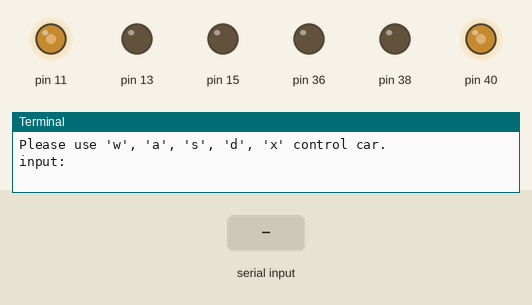
This program was run on a simulated Raspberry Pi (header pin numbers). Shown: output pins drawn as LEDs (lit = HIGH), the last lines printed to the terminal. The inputs (shaded band) are chosen by the test bench.

Above: at 1.2 s.
1.3 s: "w" typed at the terminal
At 1.6 s:
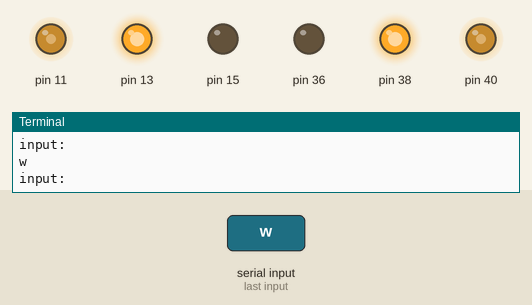
2.8 s: "a" typed at the terminal
At 4.0 s:
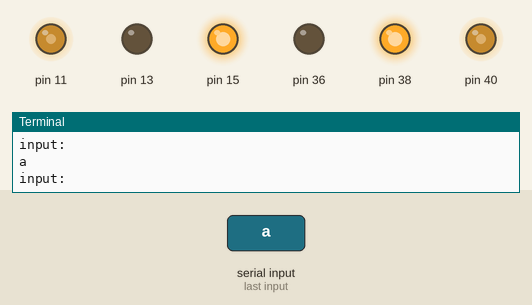
4.3 s: "d" typed at the terminal
At 5.1 s:
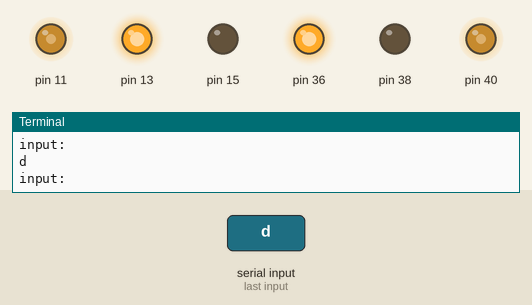
5.8 s: "x" typed at the terminal
At 6.3 s:
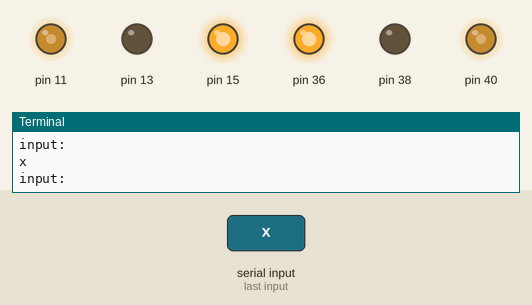
Timing chart, 0 to 8.3 s (numbered marks = the images above; inputs shaded):
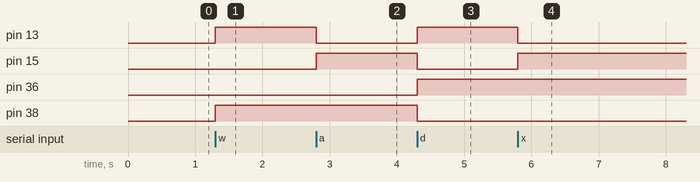

The program:

picar.py
```python
#!/usr/bin/python
# -*- coding: utf-8 -*-

import RPi.GPIO as GPIO
import time


# 车轮控制类
class PiWheel(object):
    # 控制并联的一组轮子使用3个GPIO端口：IN1,IN2,EN
    def __init__(self, in1, in2, en):
        self.in1 = in1
        self.in2 = in2
        self.en = en
        # 初始化将使用的GPIO端口都设为输出
        GPIO.setup(in1, GPIO.OUT)
        GPIO.setup(in2, GPIO.OUT)
        GPIO.setup(en, GPIO.OUT)

    def clean(self):
        # 检查是否调速
        if 1 == self.ispwm:
            self.p.stop()
        # 释放GPIO端口资源
        GPIO.cleanup(self.in1)
        GPIO.cleanup(self.in2)
        GPIO.cleanup(self.en)

    # 设置车轮速度
    # ispwm设为1表示开启调速，为0表示全速运行，调速使用的参数频率（frequency）和占空比（dutycycle）
    def setSpeed(self, ispwm, frequency = 20, dutycycle = 80):
        self.ispwm = ispwm
        self.frequency = frequency
        self.dutycycle = dutycycle
        # 检查是否调速
        if 1 == ispwm:
            self.p = GPIO.PWM(self.en, frequency)
            self.p.start(dutycycle)
        elif 0 == ispwm:
            GPIO.output(self.en, GPIO.HIGH)
        else:
            print "Invalid parameter ispwm " + ispwm

    # 开启调速时可用
    def changeSpeed(self, frequency, dutycycle):
        if 1 == self.ispwm:
            self.frequency = frequency
            self.dutycycle = dutycycle
            self.p.ChangeFrequency(frequency)
            self.p.ChangeDutyCycle(dutycycle)

    # 前进
    def forward(self):
        GPIO.output(self.in1, GPIO.HIGH)
        GPIO.output(self.in2, GPIO.LOW)

    # 后退
    def backward(self):
        GPIO.output(self.in1, GPIO.LOW)
        GPIO.output(self.in2, GPIO.HIGH)

    # 停止
    def stop(self):
        GPIO.output(self.in1, GPIO.LOW)
        GPIO.output(self.in2, GPIO.LOW)


# 小车控制类
class PiCar(object):
    def __init__(self):
        # 设置引脚编号方式
        GPIO.setmode(GPIO.BOARD)
        # 定义左右两组车轮
        self.leftwheel = PiWheel(13, 15, 11)
        self.rightwheel = PiWheel(38, 36, 40)

    def clean(self):
        self.leftwheel.clean()
        self.rightwheel.clean()

    # 设置速度
    def setSpeed(self, ispwm, frequency = 20, dutycycle = 80):
        self.ispwm = ispwm
        self.frequency = frequency
        self.dutycycle = dutycycle
        self.leftwheel.setSpeed(ispwm, frequency, dutycycle)
        self.rightwheel.setSpeed(ispwm, frequency, dutycycle)

    # 修改速度
    def changeSpeed(self, frequency, dutycycle):
        self.frequency = frequency
        self.dutycycle = dutycycle
        self.leftwheel.changeSpeed(frequency, dutycycle)
        self.rightwheel.changeSpeed(frequency, dutycycle)

    # 前进
    def forward(self):
        self.leftwheel.forward()
        self.rightwheel.forward()

    # 后退
    def backward(self):
        self.leftwheel.backward()
        self.rightwheel.backward()

    # 停止
    def stop(self):
        self.leftwheel.stop()
        self.rightwheel.stop()

    # 原地左转
    def turnLeft(self):
        self.leftwheel.backward()
        self.rightwheel.forward()

    # 原地右转
    def turnRight(self):
        self.leftwheel.forward()
        self.rightwheel.backward()


if __name__ == '__main__':
    lccar = PiCar()
    lccar.setSpeed(1, 25, 50)
    # lccar.setSpeed(0)
    print '''Please use 'w', 'a', 's', 'd', 'x' control car.'''
    while True:
        order = raw_input("input:")
        if order == "w":
            lccar.stop()
            lccar.changeSpeed(25, 50)
            lccar.forward()
        elif order == "a":
            lccar.stop()
            lccar.changeSpeed(25, 50)
            lccar.turnLeft()
        elif order == "s":
            lccar.stop()
        elif order == "d":
            lccar.stop()
            lccar.changeSpeed(25, 50)
            lccar.turnRight()
        elif order == "x":
            lccar.stop()
            lccar.changeSpeed(25, 50)
            lccar.backward()
        else:
            lccar.stop()
            break
    lccar.clean()
```

Measured:
- after the input at 1.3 s, pin 13, pin 38: LOW → HIGH at once
- after the input at 2.8 s, pin 13: HIGH → LOW at once; pin 15: LOW → HIGH at once
- after the input at 4.3 s, pin 13, pin 36: LOW → HIGH at once; pin 15, pin 38: HIGH → LOW at once
- after the input at 5.8 s, pin 13: HIGH → LOW at once; pin 15: LOW → HIGH at once
